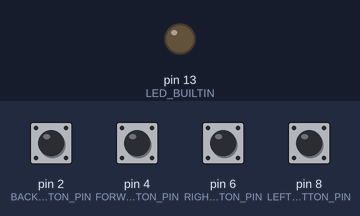
The sketch below on a simulated Arduino Uno, built with avr-gcc and run on an emulated ATmega328P. On the bench: output pins drawn as LEDs (lit = HIGH). Dashed ring = blinking. The inputs (shaded band) are chosen by the test bench; at power-on: pin 2 (BACKWARD_BUTTON_PIN), pin 4 (FORWARD_BUTTON_PIN), pin 6 (RIGHT_BUTTON_PIN), pin 8 (LEFT_BUTTON_PIN) HIGH. No radio packets arrive unless stated.

Above: at 1.2 s.
1.3 s: pin 2 (BACKWARD_BUTTON_PIN) pulled LOW for 1 s
At 1.44 s:
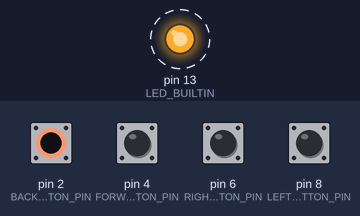
Timing chart, 0 to 4.3 s (numbered marks = the images above; inputs shaded):
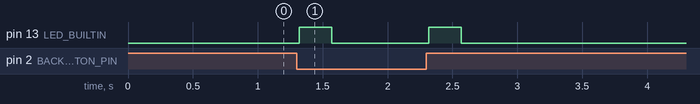

The sketch:

rf_remote.ino
```cpp
#include <AceButton.h>
using namespace ace_button;

#include <RH_ASK.h>
#ifdef RH_HAVE_HARDWARE_SPI
#include <SPI.h> // Not actually used but needed to compile
#endif

RH_ASK driver(1000);

// RF Key payload:
// [ byte | byte ]
// [KEYCODE | KEY_EVENT]
//
// KEY_EVENT maps to AceButton events, except for SPEED keycode where the state is just a speed from 0 to 255.
//
// Keycodes:
enum KeyCodes {
  KEY_LEFT,
  KEY_RIGHT,
  KEY_UP,
  KEY_DOWN,
  KEY_PLAYMUSIC,
  KEY_SPEED
};

const int LEFT_BUTTON_PIN = 8;
const int RIGHT_BUTTON_PIN = 6;
const int FORWARD_BUTTON_PIN = 4;
const int BACKWARD_BUTTON_PIN = 2;

AceButton button_left(LEFT_BUTTON_PIN, HIGH, KEY_LEFT);
AceButton button_right(RIGHT_BUTTON_PIN, HIGH, KEY_RIGHT);
AceButton button_forward(FORWARD_BUTTON_PIN, HIGH, KEY_UP);
AceButton button_backward(BACKWARD_BUTTON_PIN, HIGH, KEY_DOWN);

// Forward reference to prevent Arduino compiler becoming confused.
void handleEvent(AceButton*, uint8_t, uint8_t);

void setup()
{
#ifdef RH_HAVE_SERIAL
    Serial.begin(115200);   // Debugging only
#endif

  pinMode(LED_BUILTIN, OUTPUT);
  pinMode(LEFT_BUTTON_PIN, INPUT_PULLUP);
  pinMode(RIGHT_BUTTON_PIN, INPUT_PULLUP);
  pinMode(FORWARD_BUTTON_PIN, INPUT_PULLUP);
  pinMode(BACKWARD_BUTTON_PIN, INPUT_PULLUP);


  ButtonConfig* buttonConfig = ButtonConfig::getSystemButtonConfig();
  buttonConfig->setEventHandler(handleEvent);
  buttonConfig->setFeature(ButtonConfig::kFeatureClick);
  buttonConfig->setFeature(ButtonConfig::kFeatureDoubleClick);
  buttonConfig->setFeature(ButtonConfig::kFeatureLongPress);
  buttonConfig->setFeature(ButtonConfig::kFeatureSuppressAfterClick);
  buttonConfig->setFeature(ButtonConfig::kFeatureSuppressAfterLongPress);
  buttonConfig->setClickDelay(399);

  if (!driver.init())
#ifdef RH_HAVE_SERIAL
    Serial.println("init failed");
#else
    ;
#endif
}

const int RF_KEY_SEND_MAX_RATE = 100; // ms

const int SPEED_READ_THRESHOLD = 25;
int LastSpeed = 0;  // 0-255

unsigned long CurMillis = 0;
unsigned long LastSentKeyTime = 0;

bool MusicSecretKeyPressed = false;

void loop()
{
  CurMillis = millis();
  //readSpeed();
  button_left.check();
  button_right.check();
  button_forward.check();
  button_backward.check();

  if (LastSentKeyTime + 250 < CurMillis) {
    digitalWrite(LED_BUILTIN, LOW);
  }
}


void readSpeed() {
  int curSpeed = map(analogRead(A0),0 , 1023, 0, 255);

  if (abs(LastSpeed - curSpeed) < SPEED_READ_THRESHOLD) {
    return;
  }

  // To always be able to turn speed off, lets clamp to zero within the threshold value.
  if (curSpeed < SPEED_READ_THRESHOLD)
    curSpeed = 0;

  Serial.print("Curspeed: ");
  Serial.println(curSpeed);
  LastSpeed = curSpeed;
  sendKey(KEY_SPEED, curSpeed);
}

bool isMusicKey(int keyCode, int keyEvent) {
  if (keyCode != KEY_LEFT && keyCode != KEY_RIGHT) {
    return false;
  }

  bool curPressed = (keyEvent == AceButton::kEventPressed);

  Serial.print("Ispressed ");
  Serial.println(curPressed);
  // Play music only if both left and right are pressed
  if (MusicSecretKeyPressed && curPressed) {
    MusicSecretKeyPressed = false;
    return true;
  }

  MusicSecretKeyPressed = curPressed;
  return false;
}

void sendKey(int keyCode, int keyEvent) {
  // Packet send time is about 72ms with payload size of 2 bytes
  LastSentKeyTime = CurMillis;
  char buf[2];
  buf[0] = char(keyCode);
  buf[1] = char(keyEvent);
  buf[2] = '\0';

  driver.send((uint8_t *)buf, 2);
  driver.waitPacketSent();
}

void handleEvent(AceButton* button, uint8_t eventType, uint8_t buttonState) {

  // Print out a message for all events, for both buttons.
  Serial.print(F("handleEvent(): Pin: "));
  Serial.print(button->getPin());
  Serial.print(F("; eventType: "));
  Serial.print(eventType);
  Serial.print(F("; buttonState: "));
  Serial.println(buttonState);

  digitalWrite(LED_BUILTIN, HIGH);

  if (isMusicKey(button->getId(), eventType)) {
    Serial.println("Send PLAYMUSIC");
    sendKey(KEY_PLAYMUSIC, 0);
    return;
  }
  sendKey(button->getId(), eventType);
}
```

Measured:
- after the input at 1.3 s, pin 13 (LED_BUILTIN): alternates HIGH for 0.25 s and LOW for 0.75 s, 4 changes in all, then stays LOW, starting at once
